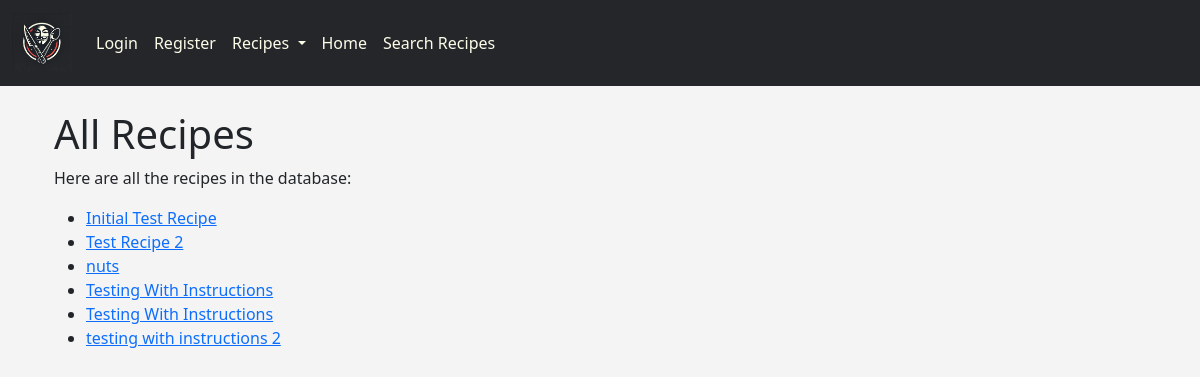
Page /voxpopulirecipes/all_recipes/ on the earlier database version.
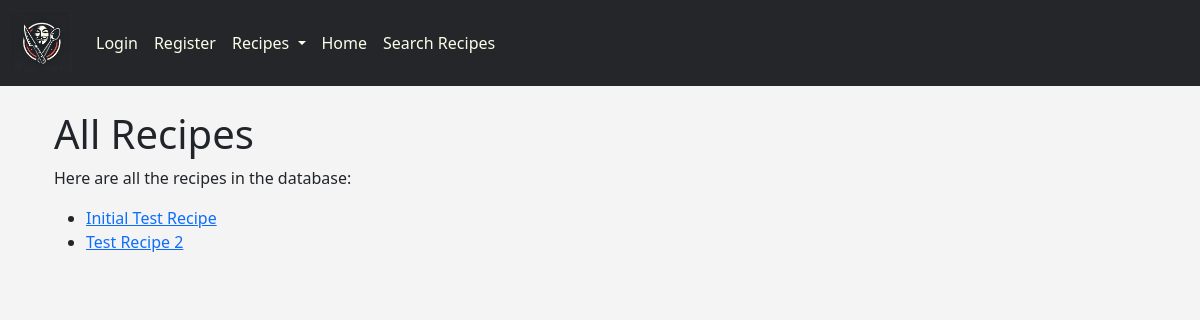
Same page on the later database version.
### voxpopulirecipes/models.py (models this page shows, shortened)
class Recipe(models.Model):
    title = models.CharField(max_length=200)
    pub_date = models.DateTimeField("date published")
    created_by = models.CharField(max_length=200, blank=True, null=True)

### voxpopulirecipes/views.py (the view)
# urls.py: path("all_recipes/", views.all_recipes, name="all_recipes"),
def all_recipes(request):
    all_recipes = Recipe.objects.all().order_by("id")
    template = loader.get_template("voxpopulirecipes/all_recipes.html")
    context = {
        "all_recipes": all_recipes
    }
    return HttpResponse(template.render(context, request))

### voxpopulirecipes/templates/voxpopulirecipes/all_recipes.html (shortened to what this page needs)
{% extends 'voxpopulirecipes/base.html' %}
{% block content %}
<div class="container">
    <h1>All Recipes</h1>
    <p>Here are all the recipes in the database:</p>
    <ul>
        {% for recipe in all_recipes %}
        <li>
            <a href="{% url 'voxpopulirecipes:detail' recipe.id %}">{{ recipe.title }}</a>
        </li>
        {% endfor %}
    </ul>
{% endblock %}

### voxpopulirecipes/templates/voxpopulirecipes/base.html (shortened to what this page needs)
{% load static %}
<!doctype html>
<html lang="en">
  <head>
    <link href="https://cdn.jsdelivr.net/npm/bootstrap@5.3.3/dist/css/bootstrap.min.css" rel="stylesheet">
  </head>
  <body>
    {% include 'voxpopulirecipes/navbar.html'%}
    <br>
    <div class='container'>
    {% block content %}
    {% endblock %}
  </body>
</html>

### voxpopulirecipes/templates/voxpopulirecipes/navbar.html (shortened to what this page needs)
<nav class="navbar navbar-expand-lg navbar-dark" style="background-color: #25262a;">
  <div class="container-fluid">
      <a class="navbar-brand" href="#">
          {% load static %}
          <img src="{% static 'voxpopulirecipes/logo.png' %}" alt="My image" width="60" height="60">
      </a>
      <div class="collapse navbar-collapse" id="navbarSupportedContent">
          <ul class="navbar-nav me-auto mb-2 mb-lg-0">
              {% if user.is_authenticated %}
              <li class="nav-item">
                  <a class="nav-link" href="{% url 'logout' %}">Logout</a>
              </li>
              {% else %}
              <li class="nav-item">
                  <a class="nav-link" href="{% url 'login' %}">Login</a>
              </li>
              <li class="nav-item">
                  <a class="nav-link" href="{% url 'register' %}">Register</a>
              </li>
              {% endif %}
              <li class="nav-item dropdown">
                <a class="nav-link dropdown-toggle" href="#" role="button" data-bs-toggle="dropdown" aria-expanded="false">
                    Recipes
                </a>
            </li>
              <li class="nav-item">
                  <a class="nav-link" href="{% url 'voxpopulirecipes:main' %}">Home</a>
              </li>
              <li class="nav-item">
                  <a class="nav-link" href="{% url 'voxpopulirecipes:search_recipe' %}">Search Recipes</a>
              </li>
          </ul>
      </div>
  </div>
</nav>

### voxpopulirecipes/templates/voxpopulirecipes/base.html (style rules this page uses)
body { background-color: #f4f4f4; }

### voxpopulirecipes/templates/voxpopulirecipes/navbar.html (style rules this page uses)
.navbar { background-color: #25262a; }
.nav-link { color: #fcfde9; transition: color 0.3s ease; }

Differences in the rows shown:
removed Recipe: title "nuts"
removed Recipe: title "Testing With Instructions"
removed Recipe: title "Testing With Instructions"
removed Recipe: title "testing with instructions 2"
